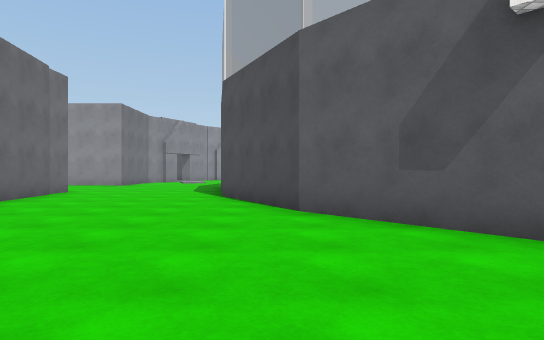
view 1 (above)

21 first-person views from a walk through a scene from a Unity 3-D project. The camera is 1.2 m above the floor, looks level and sees 75° across. The floor is counted in squares, 2 m on a side. Each view is taken from the middle of a square. On the plan, view 1 faces up. The plan holds only what a view shows up to about 10 squares ahead; the rest is blank. The place goes on beyond the plan. The player is left out. Surface patterns are stand-ins for the level's own textures.

view 2
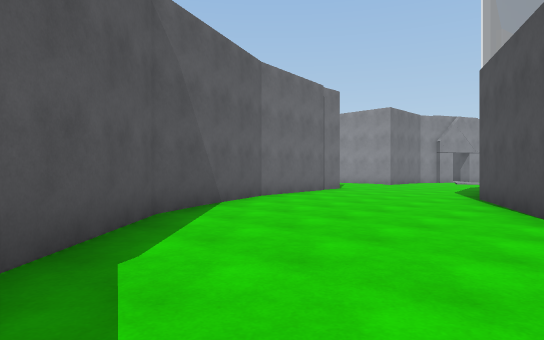

view 3
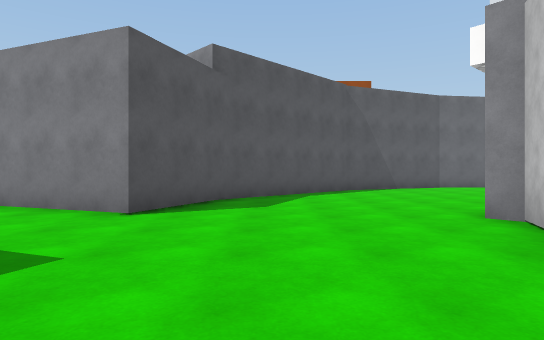

view 4
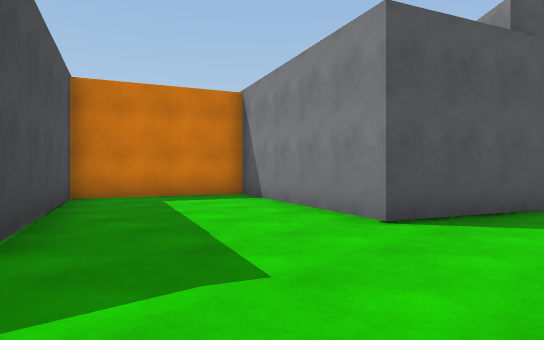

view 5
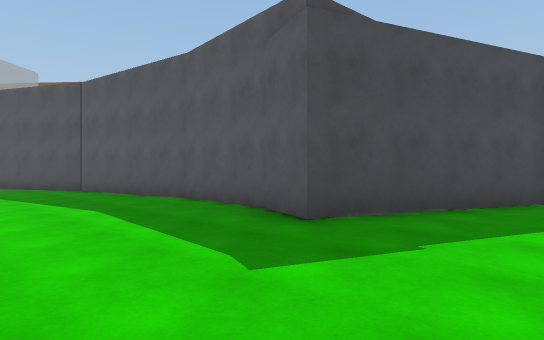

view 6
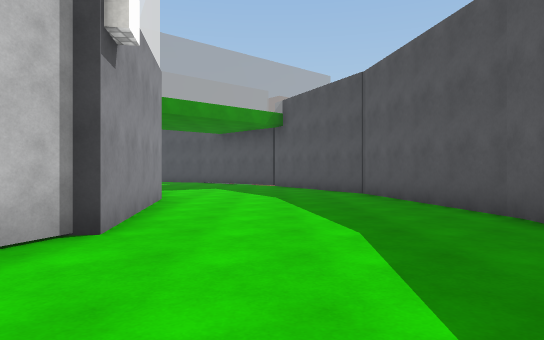

view 7
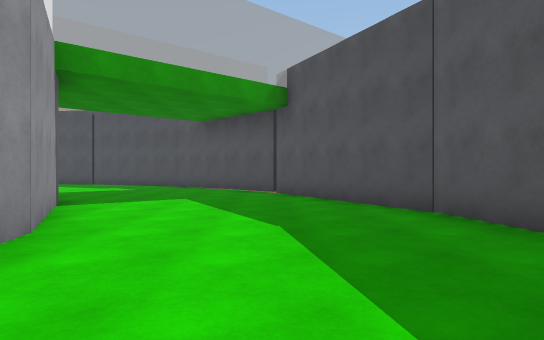

view 8
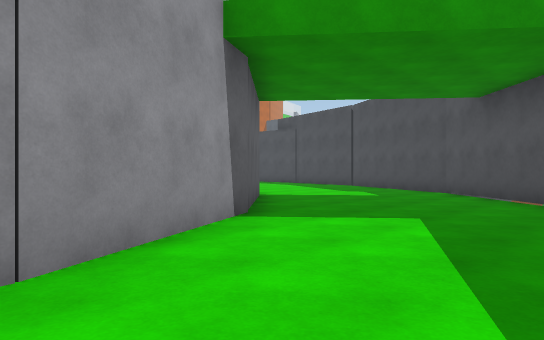

view 9
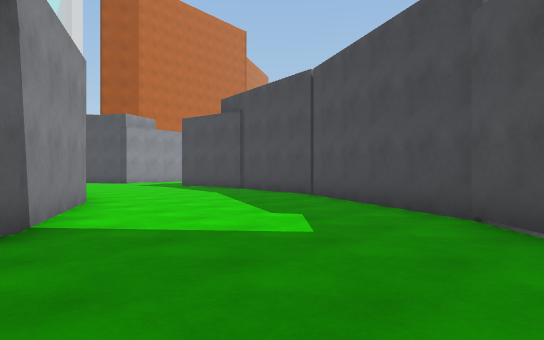

view 10
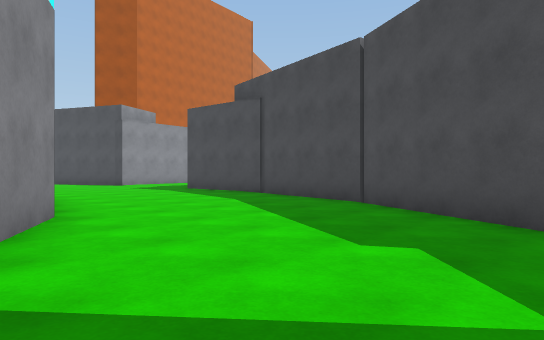

view 11
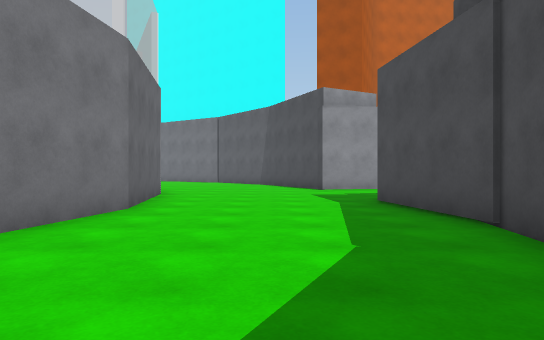

view 12
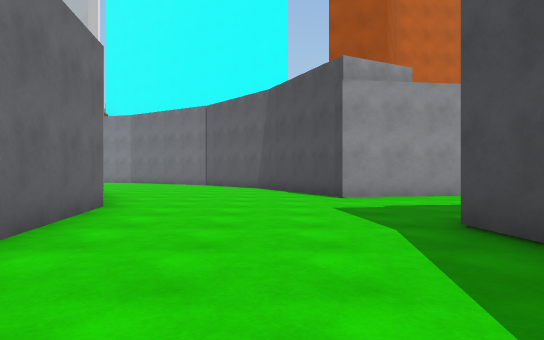

view 13
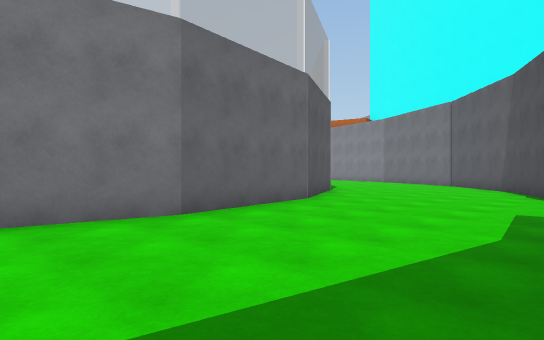

view 14
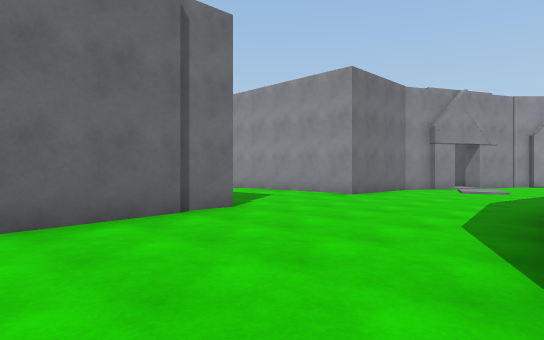

view 15
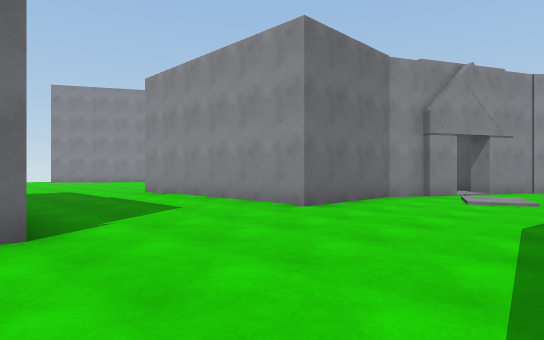

view 16
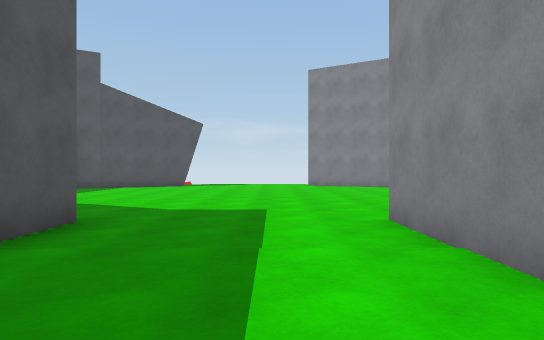

view 17
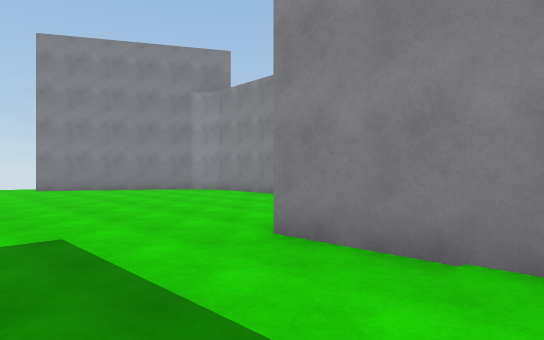

view 18
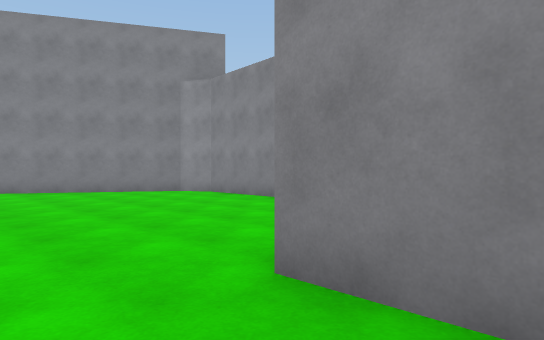

view 19
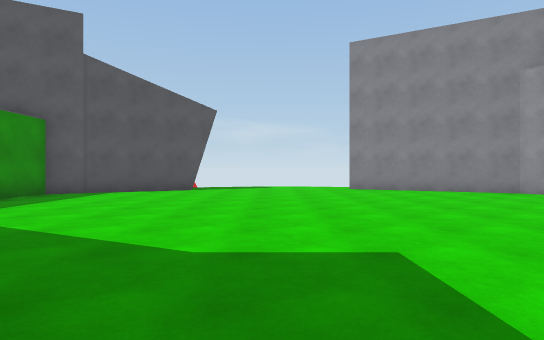

view 20
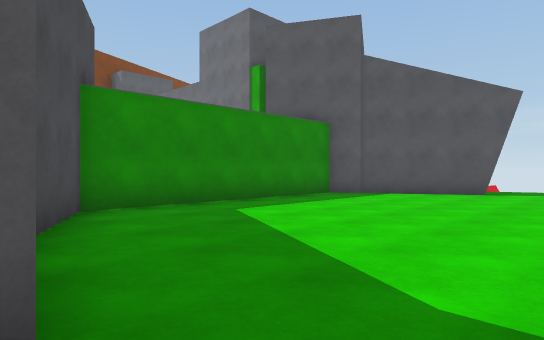

view 21
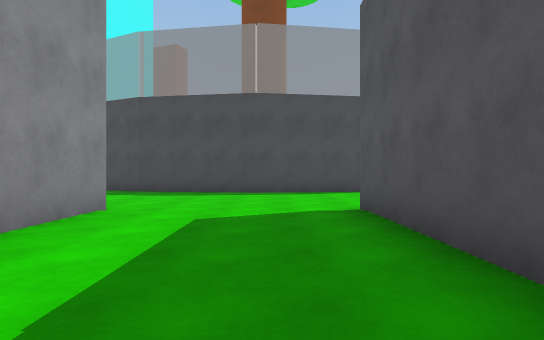

### Floor plan
Points are (right, up) in squares from view 1. A wall is a line through its corners. A room is listed if a view was taken in it or the views show most of it. See-through windows are left out.
Room 1 (views 1, 2, 3, 4, 5, 6, 7, 8, 9, 10, 11, 12, 13, 14, 15, 16, 17, 18, 19, 20, 21)
walls: (-1.2, 8.5) (-1.6, 11.4) (-1.1, 14.8); (-5.4, 8.7) (-5, 5.7) (-3.7, 2.4) (-0.4, -0.9) (2.3, -1.9) (0.5, -6.5) (3.8, -7.9) (5.7, -3.2) (7.4, -3.9); (2.3, 2.9) (0.4, 5.2) (-1.1, 8.2); (3.5, 2.7) (2.9, 2.9) (2.5, 2.6); (-11.4, 9.6) (-5.5, 9.6) (-5.5, 8.6); (-5.3, 17.3) (-5.7, 16.5) (-5.7, 13.5) (-11.5, 13.5); (8.3, 0.8) (7.6, 1.1); (7.3, -3.9) (9.8, -4.1); (12.5, 1.3) (8.3, 0.6); (9.6, -4.1) (14, -3.4) (18.3, -1.2) (21.9, 2.4) (23.9, 6.4) (24.5, 9.9); (15.4, 2.8) (12.4, 1.3); (-15.5, 17.6) (-18.2, 17.8) (-19, 17.3) (-21.2, 13.4); (-20.7, 8.9) (-18.8, 5.4) (-12.7, 5.4) (-11.7, 7.3); (19.2, 8.1) (17.7, 5.1) (15.5, 3); (18, 17.2) (19.2, 14.9) (19.8, 11.5) (19.4, 9.3); (24.4, 9.8) (24, 12.9); (26.3, 16.9) (23.5, 16.5) (23.5, 17) (22.2, 19.6)
objects: block (-5, 18); block (-5, 19) to (-4, 19)

Where each view was taken, in squares from view 1:
view 1: 0 up, 0 right, facing up
view 2: 0 up, 1 right, facing up-left
view 3: 0 up, 7 right, facing left
view 4: 0 up, 6 right, facing down-left
view 5: 0 up, 3 right, facing down-right
view 6: 1 down, 5 right, facing right
view 7: 1 down, 9 right, facing right
view 8: 1 down, 12 right, facing up-right
view 9: 1 up, 17 right, facing up-right
view 10: 3 up, 18 right, facing up-right
view 11: 6 up, 22 right, facing up
view 12: 9 up, 22 right, facing up
view 13: 9 up, 24 right, facing up-left
view 14: 6 up, 1 left, facing up-left
view 15: 9 up, 2 left, facing up-left
view 16: 12 up, 7 left, facing left
view 17: 11 up, 9 left, facing up-left
view 18: 12 up, 10 left, facing up-left
view 19: 11 up, 10 left, facing left
view 20: 11 up, 11 left, facing down-left
view 21: 11 up, 11 left, facing right
